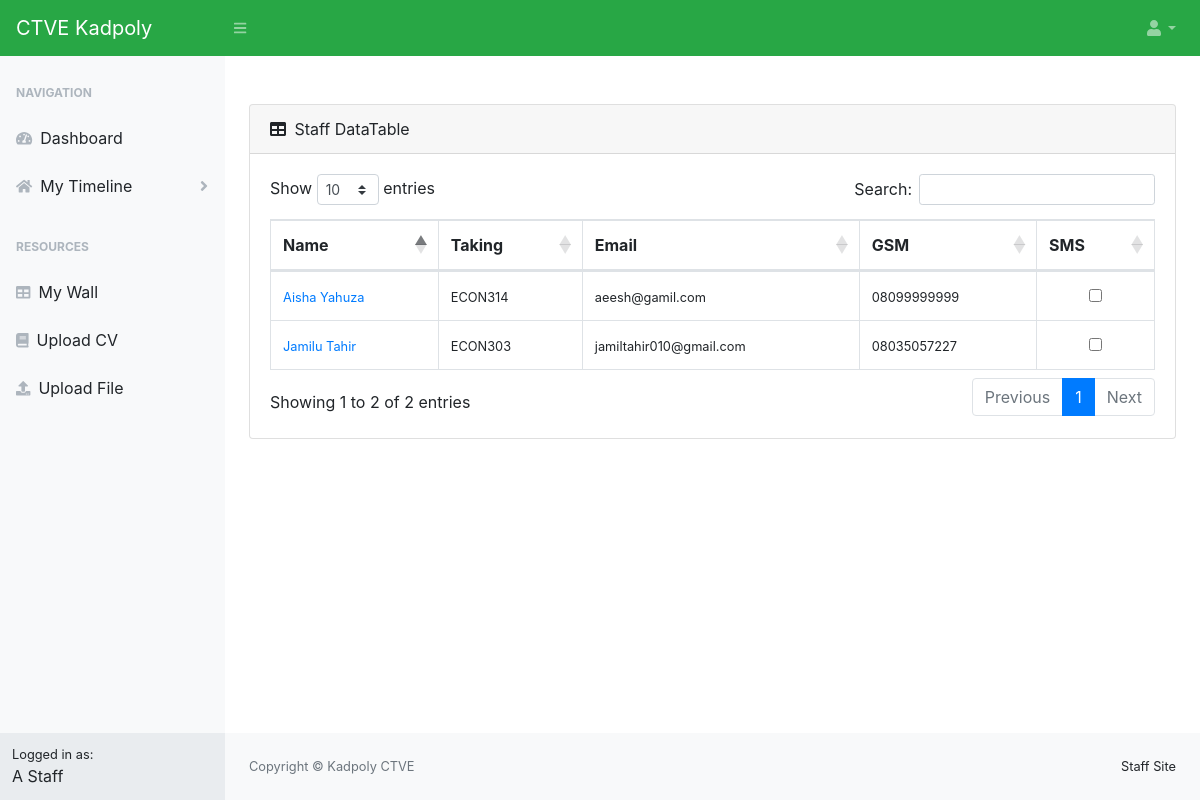
Screenshot of /dashboard/mystaffs.php (signed in) with the database file from the repository.
### tables this page shows
CREATE TABLE `staff_details` (
  `id` int(11) NOT NULL,
  `user_id` int(11) NOT NULL,
  `title` varchar(20) NOT NULL,
  `firstName` varchar(20) NOT NULL,
  `middleName` varchar(20) NOT NULL,
  `lastName` varchar(20) NOT NULL,
  `email` varchar(50) NOT NULL,
  `gsm` varchar(13) NOT NULL,
  `department` varchar(50) NOT NULL,
  `taking` varchar(50) NOT NULL,
  `field` varchar(100) NOT NULL,
  `bio` text NOT NULL,
  `teaching` text NOT NULL,
  `schedule` text NOT NULL,
  `research` text NOT NULL,
  `publications` text NOT NULL,
  `img` varchar(20) NOT NULL
);

### sslogin/classes/Config.php (called while the page is built)
<?php
class Config {
    public static function get($path = null) {
        if($path) {
            $config = $GLOBALS['config'];
            $path = explode('/', $path);
            foreach ($path as $bit) {
                if (isset($config[$bit])) {
                    $config = $config[$bit];
                }
            }
            return $config;
        }
        return false;
    }
}

### sslogin/classes/DB.php (called while the page is built, shortened)
<?php
class DB {
    private static $_instance = null;
    private $_pdo,
            $_query,
            $_error = false,
            $_results,
            $_count = 0;
    private function __construct() {
        try {
            $this->_pdo = new PDO('mysql:host=' .Config::get('mysql/host'). ';dbname=' .Config::get('mysql/db'), Config::get('mysql/username'), Config::get('mysql/password'));
        } catch(PDOException $e) {
            die($e.getMessage());
        }
    }
    public static function getInstance() {
        if(!isset(self::$_instance)) {
            self::$_instance = new DB();
        }
        return self::$_instance;
    }
    public function query($sql, $params = array()) {
        $this->_error = false;
        if($this->_query = $this->_pdo->prepare($sql)) {
            $x = 1;
            if(count($params)) {
                foreach ($params as $param) {
                    $this->_query->bindValue($x, $param);
                    $x++;
                }
            }
            if($this->_query->execute()) {
                $this->_results = $this->_query->fetchAll(PDO::FETCH_OBJ);
                $this->_count = $this->_query->rowCount();
            } else {
                $this->_error = true;
            }
        }
        return $this;
    }
    public function action($action, $table, $where = array()) {
        if (count($where) === 3) {
            $operators = array('=','>','<','>=','<=');
            $field = $where[0];
            $operator = $where[1];
            $value = $where[2];
            if (in_array($operator, $operators)) {
                 $sql = "{$action} FROM {$table} WHERE {$field} {$operator} ?";
                 if (!$this->query($sql, array($value))->error()) {
                     return $this;
                 }
             }
        }
    }
    public function get($table, $where) {
        return $this->action('SELECT *', $table, $where);
    }
    public function results() {
        return $this->_results;
    }
    public function first() {
        return $this->results()[0];
    }
    public function error() {
        return $this->_error;
    }
    public function count() {
        return $this->_count;
    }
}

### sslogin/classes/User.php (called while the page is built, shortened)
<?php
    class User {
        private $_db,
                $_data,
                $_sessionName,
                $_cookieName,
                $_isLoggedIn;
        public function __construct($user=null) {
            $this->_db = DB::getInstance();
            $this->_sessionName = Config::get('session/session_name');
            if (!$user) {
                if (Session::exists($this->_sessionName)) {
                    $user = Session::get($this->_sessionName);
                    if ($this->find($user)) {
                        $this->_isLoggedIn = true;
                    } else {
                    }
                }
            } else {
                $this->find($user);
            }
        }
        public function find($user = null) {
            if ($user) {
                $field = (is_numeric($user)) ? 'id' : 'username';
                $data = $this->_db->get('users', array($field, '=', $user));
                if ($data->count()) {
                    $this->_data = $data->first();
                    return true;
                }
            }
            return false;
        }
        public function hasPermission($key) {
            $group = $this->_db->get('groups', array('id', '=', $this->data()->group));
            if ($group->count()) {
                $permissions = json_decode($group->first()->permissions, true);
            }
            return false;
        }
        public function data() {
            return $this->_data;
        }
        public function isLoggedIn() {
            return $this->_isLoggedIn;
        }
    }
 ?>

### sslogin/classes/Session.php (called while the page is built, shortened)
<?php
class Session {
    public static function exists($name) {
        return (isset($_SESSION[$name])) ? true : false;
    }
    public static function get($name) {
        return $_SESSION[$name];
    }
}

### dashboard/mystaffs.php (the view, shortened to what this page needs)
<?php include 'includes/pages/header.php'; ?>
<?php
$user = new User();
if ($user->isloggedIn()) {
?>
<div id="layoutSidenav">
    <?php include 'includes/pages/sidebar.php' ?>
    <div id="layoutSidenav_content">
        <main>
            <div class="container-fluid">
                <?php
                if ($user->data()->role == 'hod') {
                ?>
                <div class="card mb-4">
                    <div class="card-header">
                        <i class="fas fa-table mr-1"></i>
                        Staff DataTable
                    </div>
                    <div class="card-body">
                        <div class="table-responsive">
                            <table class="table table-bordered" id="dataTable" width="100%" cellspacing="0">                                <thead>
                                    <tr>
                                        <th>Name</th>
                                        <th>Taking</th>
                                        <th>Email</th>
                                        <th>GSM</th>
                                        <th>SMS</th>
                                    </tr>
                                </thead>
                                <tbody>
                                <?php
                                include '../dbh.php';
                                $hodData = DB::getInstance()->get('staff_details',array('user_id', '=', $user->data()->id))->first();
                                $staff = "SELECT * FROM staff_details WHERE department = '$hodData->department'";
                                $result = mysqli_query($conn, $staff);
                                if ($row = mysqli_num_rows($result) > 0) {
                                    while ($row = mysqli_fetch_assoc($result)) {
                                        ?>
                                        <tr>
                                            <td><small><a href="../staff/<?php echo $row['lastName'].$row['firstName']; ?>/"><?php echo $row['firstName']." ".$row['lastName']; ?></a></a></td>
                                            <td><small><?php echo $row['taking']; ?></small></td>
                                            <td><small><?php echo $row['email']; ?></small></td>
                                            <td><small><?php echo $row['gsm']; ?></small></td>
                                            <td><center><input type="checkbox" name="sms" value="<?php echo $row['gsm']; ?>"></center></td>
                                        </tr>
                                    <?php
                                    }
                                }
                                 ?>
                                </tbody>
                            </table>
                        </div>
                    </div>
                </div>
                <?php
                }
                 ?>
            </div>
        </main>
        <footer class="py-4 bg-light mt-auto">
            <div class="container-fluid">
                <div class="d-flex align-items-center justify-content-between small">
                    <div class="text-muted">Copyright &copy; Kadpoly CTVE</div>
                    <div>
                        <?php
                        if ($user->hasPermission('admin')) {
                            echo "<txt>Admin Site</txt>";
                        } else{
                            echo "<txt>Staff Site</txt>";
                        }
                         ?>
                    </div>
                </div>
            </div>
        </footer>
    </div>
</div>
        <?php include 'includes/pages/footer.php'; ?>
<?php
} else { ?>
    <?php Redirect::to('../sslogin/') ?>
<?php
}?>

### rows the page displays
staff_details: firstName "Jamilu", lastName "Tahir", taking "ECON303", email "jamiltahir010@gmail.com", gsm "08035057227"
staff_details: firstName "Aisha", lastName "Yahuza", taking "ECON314", email "aeesh@gamil.com", gsm "08099999999"
